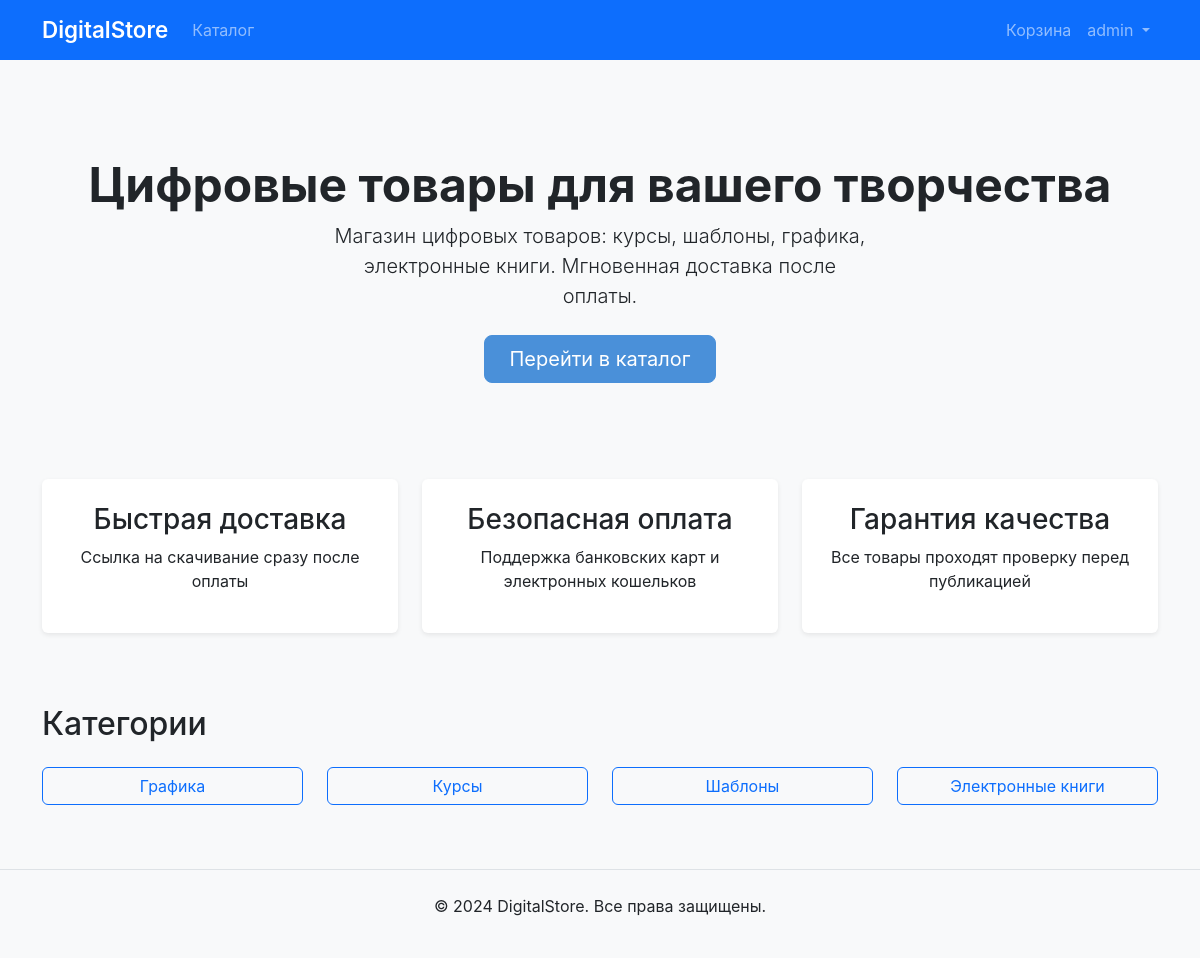
The app's page / (signed in) with its own data.
### products/models.py (models this page shows, shortened)
class Category(models.Model):
    name = models.CharField(max_length=200)
    slug = models.SlugField(unique=True)
    description = models.TextField(blank=True)
    created_at = models.DateTimeField(auto_now_add=True)
    class Meta:
        ordering = ['name']
        verbose_name_plural = 'Categories'

### products/views.py (the view)
# urls.py: path('', views.home, name='home'),
def home(request):
    categories = Category.objects.all()
    return render(request, 'home.html', {'categories': categories})

### cart/cart.py (called while the page is built)
    def __len__(self):
        return sum(item['quantity'] for item in self.cart.values())

### cart/context_processors.py (called while the page is built)
def cart_processor(request):
    cart = Cart(request)
    return {'cart': cart, 'cart_count': len(cart)}

### templates/home.html
{% extends 'base.html' %}
{% block content %}
<div class="px-4 py-5 my-5 text-center">
    <h1 class="display-5 fw-bold">Цифровые товары для вашего творчества</h1>
    <div class="col-lg-6 mx-auto">
        <p class="lead mb-4">
            Магазин цифровых товаров: курсы, шаблоны, графика, электронные книги.
            Мгновенная доставка после оплаты.
        </p>
        <a href="{% url 'catalog' %}" class="btn btn-primary btn-lg px-4 gap-3">Перейти в каталог</a>
    </div>
</div>
<div class="row">
    <div class="col-md-4 mb-4">
        <div class="card h-100 text-center p-4">
            <h3>Быстрая доставка</h3>
            <p>Ссылка на скачивание сразу после оплаты</p>
        </div>
    </div>
    <div class="col-md-4 mb-4">
        <div class="card h-100 text-center p-4">
            <h3>Безопасная оплата</h3>
            <p>Поддержка банковских карт и электронных кошельков</p>
        </div>
    </div>
    <div class="col-md-4 mb-4">
        <div class="card h-100 text-center p-4">
            <h3>Гарантия качества</h3>
            <p>Все товары проходят проверку перед публикацией</p>
        </div>
    </div>
</div>
{% if categories %}
<div class="mt-5">
    <h2 class="mb-4">Категории</h2>
    <div class="row">
        {% for category in categories %}
            <div class="col-md-3 mb-3">
                <a href="{% url 'catalog' %}?category={{ category.slug }}" class="btn btn-outline-primary w-100">
                    {{ category.name }}
                </a>
            </div>
        {% endfor %}
    </div>
</div>
{% endif %}
{% endblock %}

### templates/base.html (shortened to what this page needs)
<!DOCTYPE html>
<html lang="ru">
<head>
    <link href="https://cdn.jsdelivr.net/npm/bootstrap@5.3.0/dist/css/bootstrap.min.css" rel="stylesheet">
    <link rel="stylesheet" href="/static/css/style.css">
</head>
<body>
    <nav class="navbar navbar-expand-lg navbar-dark bg-primary">
        <div class="container">
            <a class="navbar-brand" href="{% url 'home' %}">DigitalStore</a>
            <div class="collapse navbar-collapse" id="mainNav">
                <ul class="navbar-nav me-auto">
                    <li class="nav-item"><a class="nav-link" href="{% url 'catalog' %}">Каталог</a></li>
                </ul>
                <ul class="navbar-nav">
                    <li class="nav-item">
                        <a class="nav-link" href="{% url 'cart_detail' %}">
                            Корзина{% if cart_count %} ({{ cart_count }}){% endif %}
                        </a>
                    </li>
                    {% if user.is_authenticated %}
                        <li class="nav-item dropdown">
                            <a class="nav-link dropdown-toggle" href="#" data-bs-toggle="dropdown">
                                {{ user.username }}
                            </a>
                        </li>
                    {% else %}
                        <li class="nav-item"><a class="nav-link" href="{% url 'login' %}">Вход</a></li>
                        <li class="nav-item"><a class="nav-link" href="{% url 'register' %}">Регистрация</a></li>
                    {% endif %}
                </ul>
            </div>
        </div>
    </nav>
    <div class="container mt-4">
        {% block content %}{% endblock %}
    </div>
    <footer class="bg-light mt-5 py-4">
        <div class="container text-center">
            <p>&copy; 2024 DigitalStore. Все права защищены.</p>
        </div>
    </footer>
</body>
</html>

### static/css/style.css (style rules this page uses)
body { background-color: #f8f9fa; font-family: -apple-system, BlinkMacSystemFont, "Segoe UI", Roboto, "Helvetica Neue", Arial, sans-serif; }
.navbar-brand { font-weight: 600; font-size: 1.4rem; }
.card { transition: transform 0.2s, box-shadow 0.2s; border: none; box-shadow: 0 2px 5px rgba(0,0,0,0.08); }
.btn-primary { background-color: #4A90D9; border-color: #4A90D9; }
footer { border-top: 1px solid #dee2e6; }

### records on screen
Category: name "Графика"
Category: name "Курсы"
Category: name "Шаблоны"
Category: name "Электронные книги"

### other values on screen
{{ user.username }} "admin"
